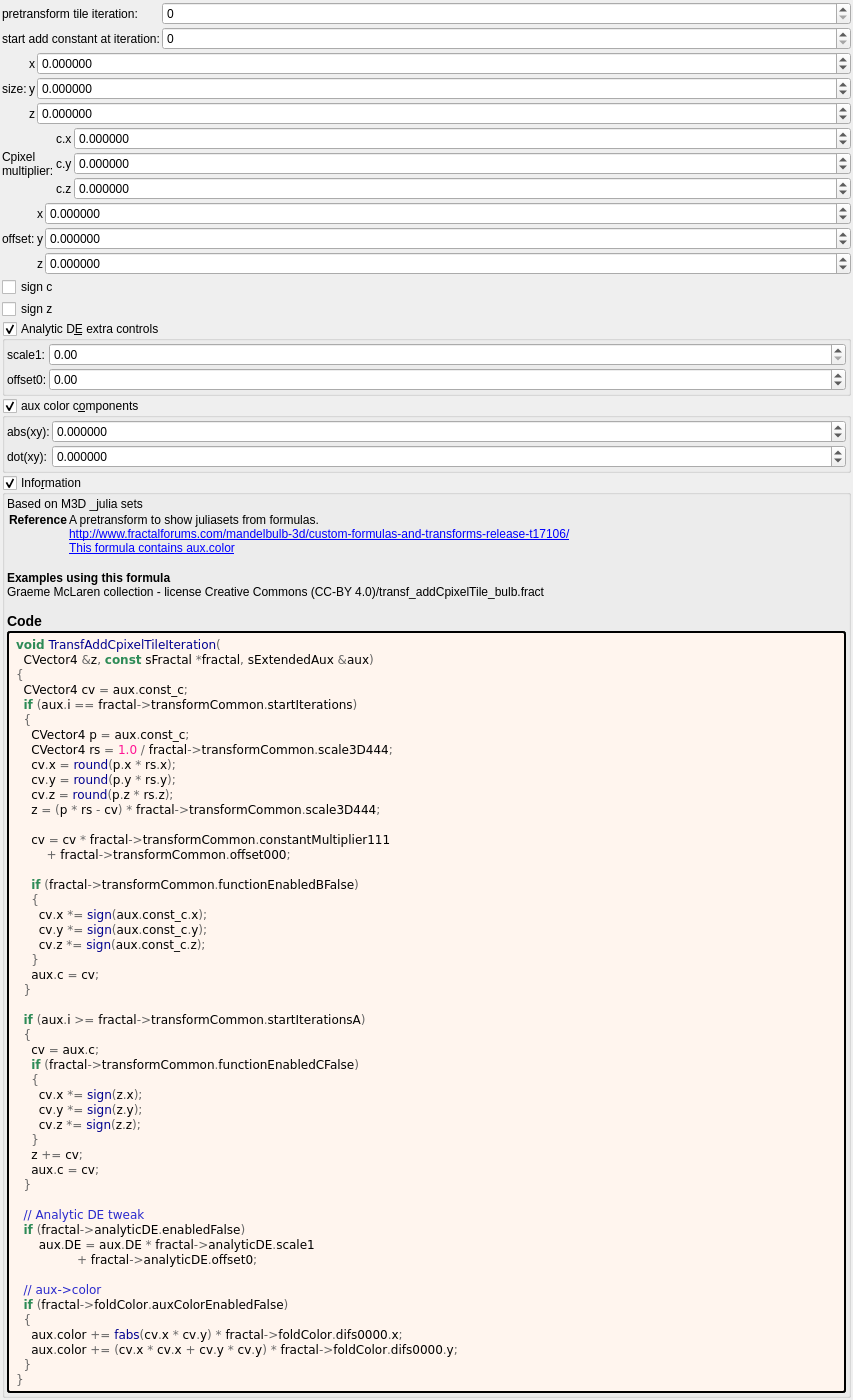
<?xml version="1.0" encoding="UTF-8"?>
<ui version="4.0">
 <class>transf_add_cpixel_tile</class>
 <widget class="QWidget" name="Form">
  <property name="geometry">
   <rect>
    <x>0</x>
    <y>0</y>
    <width>853</width>
    <height>1373</height>
   </rect>
  </property>
  <property name="windowTitle">
   <string notr="true">transf_add_cpixel_tile</string>
  </property>
  <layout class="QVBoxLayout" name="verticalLayout">
   <property name="spacing">
    <number>2</number>
   </property>
   <property name="leftMargin">
    <number>2</number>
   </property>
   <property name="topMargin">
    <number>2</number>
   </property>
   <property name="rightMargin">
    <number>2</number>
   </property>
   <property name="bottomMargin">
    <number>2</number>
   </property>
   <item>
    <layout class="QGridLayout" name="gridLayout_22" columnstretch="0,1">
     <property name="spacing">
      <number>2</number>
     </property>
     <item row="1" column="1">
      <widget class="MySpinBox" name="spinboxInt_transf_start_iterations">
       <property name="sizePolicy">
        <sizepolicy hsizetype="Minimum" vsizetype="Maximum">
         <horstretch>0</horstretch>
         <verstretch>0</verstretch>
        </sizepolicy>
       </property>
       <property name="minimum">
        <number>0</number>
       </property>
       <property name="maximum">
        <number>999</number>
       </property>
       <property name="value">
        <number>0</number>
       </property>
      </widget>
     </item>
     <item row="2" column="1">
      <widget class="MySpinBox" name="spinboxInt_transf_start_iterations_A">
       <property name="sizePolicy">
        <sizepolicy hsizetype="Minimum" vsizetype="Maximum">
         <horstretch>0</horstretch>
         <verstretch>0</verstretch>
        </sizepolicy>
       </property>
       <property name="minimum">
        <number>0</number>
       </property>
       <property name="maximum">
        <number>999</number>
       </property>
       <property name="value">
        <number>0</number>
       </property>
      </widget>
     </item>
     <item row="2" column="0">
      <widget class="QLabel" name="label_73">
       <property name="text">
        <string>start add constant at iteration:</string>
       </property>
      </widget>
     </item>
     <item row="1" column="0">
      <widget class="QLabel" name="label_72">
       <property name="text">
        <string>pretransform tile iteration:</string>
       </property>
      </widget>
     </item>
    </layout>
   </item>
   <item>
    <layout class="QGridLayout" name="gridLayout_17" columnstretch="0,0,1">
     <property name="spacing">
      <number>2</number>
     </property>
     <item row="2" column="2">
      <widget class="MyDoubleSpinBox" name="spinbox3_transf_scale3D_444_z">
       <property name="sizePolicy">
        <sizepolicy hsizetype="Minimum" vsizetype="Maximum">
         <horstretch>0</horstretch>
         <verstretch>0</verstretch>
        </sizepolicy>
       </property>
       <property name="prefix">
        <string/>
       </property>
       <property name="suffix">
        <string/>
       </property>
       <property name="decimals">
        <number>6</number>
       </property>
       <property name="minimum">
        <double>-100.000000000000000</double>
       </property>
       <property name="maximum">
        <double>100.000000000000000</double>
       </property>
       <property name="singleStep">
        <double>0.100000000000000</double>
       </property>
      </widget>
     </item>
     <item row="1" column="1">
      <widget class="QLabel" name="label_118">
       <property name="sizePolicy">
        <sizepolicy hsizetype="Preferred" vsizetype="Preferred">
         <horstretch>0</horstretch>
         <verstretch>0</verstretch>
        </sizepolicy>
       </property>
       <property name="text">
        <string notr="true">y</string>
       </property>
       <property name="alignment">
        <set>Qt::AlignRight|Qt::AlignTrailing|Qt::AlignVCenter</set>
       </property>
      </widget>
     </item>
     <item row="0" column="0" rowspan="3">
      <widget class="QLabel" name="label_16">
       <property name="text">
        <string>size:</string>
       </property>
      </widget>
     </item>
     <item row="0" column="1">
      <widget class="QLabel" name="label_119">
       <property name="sizePolicy">
        <sizepolicy hsizetype="Preferred" vsizetype="Preferred">
         <horstretch>0</horstretch>
         <verstretch>0</verstretch>
        </sizepolicy>
       </property>
       <property name="text">
        <string notr="true">x</string>
       </property>
       <property name="alignment">
        <set>Qt::AlignRight|Qt::AlignTrailing|Qt::AlignVCenter</set>
       </property>
      </widget>
     </item>
     <item row="0" column="2">
      <widget class="MyDoubleSpinBox" name="spinbox3_transf_scale3D_444_x">
       <property name="sizePolicy">
        <sizepolicy hsizetype="Minimum" vsizetype="Maximum">
         <horstretch>0</horstretch>
         <verstretch>0</verstretch>
        </sizepolicy>
       </property>
       <property name="prefix">
        <string/>
       </property>
       <property name="suffix">
        <string/>
       </property>
       <property name="decimals">
        <number>6</number>
       </property>
       <property name="minimum">
        <double>-100.000000000000000</double>
       </property>
       <property name="maximum">
        <double>100.000000000000000</double>
       </property>
       <property name="singleStep">
        <double>0.100000000000000</double>
       </property>
      </widget>
     </item>
     <item row="1" column="2">
      <widget class="MyDoubleSpinBox" name="spinbox3_transf_scale3D_444_y">
       <property name="sizePolicy">
        <sizepolicy hsizetype="Minimum" vsizetype="Maximum">
         <horstretch>0</horstretch>
         <verstretch>0</verstretch>
        </sizepolicy>
       </property>
       <property name="prefix">
        <string/>
       </property>
       <property name="suffix">
        <string/>
       </property>
       <property name="decimals">
        <number>6</number>
       </property>
       <property name="minimum">
        <double>-100.000000000000000</double>
       </property>
       <property name="maximum">
        <double>100.000000000000000</double>
       </property>
       <property name="singleStep">
        <double>0.100000000000000</double>
       </property>
      </widget>
     </item>
     <item row="2" column="1">
      <widget class="QLabel" name="label_120">
       <property name="sizePolicy">
        <sizepolicy hsizetype="Preferred" vsizetype="Preferred">
         <horstretch>0</horstretch>
         <verstretch>0</verstretch>
        </sizepolicy>
       </property>
       <property name="text">
        <string notr="true">z</string>
       </property>
       <property name="alignment">
        <set>Qt::AlignRight|Qt::AlignTrailing|Qt::AlignVCenter</set>
       </property>
      </widget>
     </item>
    </layout>
   </item>
   <item>
    <layout class="QGridLayout" name="gridLayout" columnstretch="0,0,1">
     <property name="spacing">
      <number>2</number>
     </property>
     <item row="1" column="2">
      <widget class="MyDoubleSpinBox" name="spinbox3_transf_constant_multiplier_111_y">
       <property name="sizePolicy">
        <sizepolicy hsizetype="Minimum" vsizetype="Maximum">
         <horstretch>0</horstretch>
         <verstretch>0</verstretch>
        </sizepolicy>
       </property>
       <property name="prefix">
        <string/>
       </property>
       <property name="suffix">
        <string/>
       </property>
       <property name="decimals">
        <number>6</number>
       </property>
       <property name="minimum">
        <double>-99.989999999999995</double>
       </property>
       <property name="maximum">
        <double>99.989999999999995</double>
       </property>
       <property name="singleStep">
        <double>0.100000000000000</double>
       </property>
      </widget>
     </item>
     <item row="0" column="1">
      <widget class="QLabel" name="label_109">
       <property name="text">
        <string notr="true">c.x</string>
       </property>
      </widget>
     </item>
     <item row="0" column="0" rowspan="3">
      <widget class="QLabel" name="label_108">
       <property name="text">
        <string>Cpixel
multiplier:</string>
       </property>
      </widget>
     </item>
     <item row="0" column="2">
      <widget class="MyDoubleSpinBox" name="spinbox3_transf_constant_multiplier_111_x">
       <property name="sizePolicy">
        <sizepolicy hsizetype="Minimum" vsizetype="Maximum">
         <horstretch>0</horstretch>
         <verstretch>0</verstretch>
        </sizepolicy>
       </property>
       <property name="prefix">
        <string/>
       </property>
       <property name="suffix">
        <string/>
       </property>
       <property name="decimals">
        <number>6</number>
       </property>
       <property name="minimum">
        <double>-99.989999999999995</double>
       </property>
       <property name="maximum">
        <double>99.989999999999995</double>
       </property>
       <property name="singleStep">
        <double>0.100000000000000</double>
       </property>
      </widget>
     </item>
     <item row="2" column="2">
      <widget class="MyDoubleSpinBox" name="spinbox3_transf_constant_multiplier_111_z">
       <property name="sizePolicy">
        <sizepolicy hsizetype="Minimum" vsizetype="Maximum">
         <horstretch>0</horstretch>
         <verstretch>0</verstretch>
        </sizepolicy>
       </property>
       <property name="prefix">
        <string/>
       </property>
       <property name="suffix">
        <string/>
       </property>
       <property name="decimals">
        <number>6</number>
       </property>
       <property name="minimum">
        <double>-99.989999999999995</double>
       </property>
       <property name="maximum">
        <double>99.989999999999995</double>
       </property>
       <property name="singleStep">
        <double>0.100000000000000</double>
       </property>
      </widget>
     </item>
     <item row="1" column="1">
      <widget class="QLabel" name="label_110">
       <property name="text">
        <string notr="true">c.y</string>
       </property>
      </widget>
     </item>
     <item row="2" column="1">
      <widget class="QLabel" name="label_111">
       <property name="text">
        <string notr="true">c.z</string>
       </property>
      </widget>
     </item>
    </layout>
   </item>
   <item>
    <layout class="QGridLayout" name="gridLayout_16" columnstretch="0,0,1">
     <property name="spacing">
      <number>2</number>
     </property>
     <item row="2" column="2">
      <widget class="MyDoubleSpinBox" name="spinbox3_transf_offset_000_z">
       <property name="sizePolicy">
        <sizepolicy hsizetype="Minimum" vsizetype="Maximum">
         <horstretch>0</horstretch>
         <verstretch>0</verstretch>
        </sizepolicy>
       </property>
       <property name="prefix">
        <string/>
       </property>
       <property name="suffix">
        <string/>
       </property>
       <property name="decimals">
        <number>6</number>
       </property>
       <property name="minimum">
        <double>-100.000000000000000</double>
       </property>
       <property name="maximum">
        <double>100.000000000000000</double>
       </property>
       <property name="singleStep">
        <double>0.100000000000000</double>
       </property>
      </widget>
     </item>
     <item row="1" column="1">
      <widget class="QLabel" name="label_116">
       <property name="sizePolicy">
        <sizepolicy hsizetype="Preferred" vsizetype="Preferred">
         <horstretch>0</horstretch>
         <verstretch>0</verstretch>
        </sizepolicy>
       </property>
       <property name="text">
        <string notr="true">y</string>
       </property>
       <property name="alignment">
        <set>Qt::AlignRight|Qt::AlignTrailing|Qt::AlignVCenter</set>
       </property>
      </widget>
     </item>
     <item row="0" column="0" rowspan="3">
      <widget class="QLabel" name="label_15">
       <property name="text">
        <string>offset:</string>
       </property>
      </widget>
     </item>
     <item row="0" column="1">
      <widget class="QLabel" name="label_115">
       <property name="sizePolicy">
        <sizepolicy hsizetype="Preferred" vsizetype="Preferred">
         <horstretch>0</horstretch>
         <verstretch>0</verstretch>
        </sizepolicy>
       </property>
       <property name="text">
        <string notr="true">x</string>
       </property>
       <property name="alignment">
        <set>Qt::AlignRight|Qt::AlignTrailing|Qt::AlignVCenter</set>
       </property>
      </widget>
     </item>
     <item row="0" column="2">
      <widget class="MyDoubleSpinBox" name="spinbox3_transf_offset_000_x">
       <property name="sizePolicy">
        <sizepolicy hsizetype="Minimum" vsizetype="Maximum">
         <horstretch>0</horstretch>
         <verstretch>0</verstretch>
        </sizepolicy>
       </property>
       <property name="prefix">
        <string/>
       </property>
       <property name="suffix">
        <string/>
       </property>
       <property name="decimals">
        <number>6</number>
       </property>
       <property name="minimum">
        <double>-100.000000000000000</double>
       </property>
       <property name="maximum">
        <double>100.000000000000000</double>
       </property>
       <property name="singleStep">
        <double>0.100000000000000</double>
       </property>
      </widget>
     </item>
     <item row="1" column="2">
      <widget class="MyDoubleSpinBox" name="spinbox3_transf_offset_000_y">
       <property name="sizePolicy">
        <sizepolicy hsizetype="Minimum" vsizetype="Maximum">
         <horstretch>0</horstretch>
         <verstretch>0</verstretch>
        </sizepolicy>
       </property>
       <property name="prefix">
        <string/>
       </property>
       <property name="suffix">
        <string/>
       </property>
       <property name="decimals">
        <number>6</number>
       </property>
       <property name="minimum">
        <double>-100.000000000000000</double>
       </property>
       <property name="maximum">
        <double>100.000000000000000</double>
       </property>
       <property name="singleStep">
        <double>0.100000000000000</double>
       </property>
      </widget>
     </item>
     <item row="2" column="1">
      <widget class="QLabel" name="label_117">
       <property name="sizePolicy">
        <sizepolicy hsizetype="Preferred" vsizetype="Preferred">
         <horstretch>0</horstretch>
         <verstretch>0</verstretch>
        </sizepolicy>
       </property>
       <property name="text">
        <string notr="true">z</string>
       </property>
       <property name="alignment">
        <set>Qt::AlignRight|Qt::AlignTrailing|Qt::AlignVCenter</set>
       </property>
      </widget>
     </item>
    </layout>
   </item>
   <item>
    <widget class="MyCheckBox" name="checkBox_transf_function_enabledB_false">
     <property name="text">
      <string>sign c</string>
     </property>
    </widget>
   </item>
   <item>
    <widget class="MyCheckBox" name="checkBox_transf_function_enabledC_false">
     <property name="text">
      <string>sign z</string>
     </property>
    </widget>
   </item>
   <item>
    <widget class="MyGroupBox" name="groupCheck_analyticDE_enabled_false">
     <property name="title">
      <string>Analytic D&amp;E extra controls</string>
     </property>
     <property name="checkable">
      <bool>true</bool>
     </property>
     <layout class="QVBoxLayout" name="verticalLayout_13" stretch="0">
      <property name="spacing">
       <number>2</number>
      </property>
      <property name="leftMargin">
       <number>2</number>
      </property>
      <property name="topMargin">
       <number>2</number>
      </property>
      <property name="rightMargin">
       <number>2</number>
      </property>
      <property name="bottomMargin">
       <number>2</number>
      </property>
      <item>
       <layout class="QGridLayout" name="gridLayout_27" columnstretch="0,0,1">
        <property name="spacing">
         <number>2</number>
        </property>
        <item row="1" column="1">
         <widget class="QLabel" name="label_177">
          <property name="text">
           <string>offset0:</string>
          </property>
         </widget>
        </item>
        <item row="0" column="1">
         <widget class="QLabel" name="label_182">
          <property name="text">
           <string>scale1:</string>
          </property>
         </widget>
        </item>
        <item row="0" column="2">
         <widget class="MyDoubleSpinBox" name="spinbox_analyticDE_scale_1">
          <property name="sizePolicy">
           <sizepolicy hsizetype="Minimum" vsizetype="Maximum">
            <horstretch>0</horstretch>
            <verstretch>0</verstretch>
           </sizepolicy>
          </property>
          <property name="prefix">
           <string/>
          </property>
          <property name="suffix">
           <string/>
          </property>
          <property name="decimals">
           <number>2</number>
          </property>
          <property name="minimum">
           <double>0.000000000000000</double>
          </property>
          <property name="maximum">
           <double>99.989999999999995</double>
          </property>
          <property name="singleStep">
           <double>0.100000000000000</double>
          </property>
         </widget>
        </item>
        <item row="1" column="2">
         <widget class="MyDoubleSpinBox" name="spinbox_analyticDE_offset_0">
          <property name="sizePolicy">
           <sizepolicy hsizetype="Minimum" vsizetype="Maximum">
            <horstretch>0</horstretch>
            <verstretch>0</verstretch>
           </sizepolicy>
          </property>
          <property name="prefix">
           <string/>
          </property>
          <property name="suffix">
           <string/>
          </property>
          <property name="decimals">
           <number>2</number>
          </property>
          <property name="minimum">
           <double>-99.989999999999995</double>
          </property>
          <property name="maximum">
           <double>99.989999999999995</double>
          </property>
          <property name="singleStep">
           <double>0.100000000000000</double>
          </property>
         </widget>
        </item>
       </layout>
      </item>
     </layout>
    </widget>
   </item>
   <item>
    <widget class="MyGroupBox" name="groupCheck_fold_color_aux_color_enabled_false">
     <property name="title">
      <string>aux color c&amp;omponents</string>
     </property>
     <property name="checkable">
      <bool>true</bool>
     </property>
     <layout class="QVBoxLayout" name="verticalLayout_11">
      <property name="leftMargin">
       <number>2</number>
      </property>
      <property name="topMargin">
       <number>2</number>
      </property>
      <property name="rightMargin">
       <number>2</number>
      </property>
      <property name="bottomMargin">
       <number>2</number>
      </property>
      <item>
       <layout class="QGridLayout" name="gridLayout_21" columnstretch="0,1">
        <property name="spacing">
         <number>2</number>
        </property>
        <item row="1" column="0">
         <widget class="QLabel" name="label_53">
          <property name="text">
           <string>abs(xy):</string>
          </property>
         </widget>
        </item>
        <item row="2" column="1">
         <widget class="MyDoubleSpinBox" name="spinbox4_fold_color_difs_0000_y">
          <property name="sizePolicy">
           <sizepolicy hsizetype="Minimum" vsizetype="Maximum">
            <horstretch>0</horstretch>
            <verstretch>0</verstretch>
           </sizepolicy>
          </property>
          <property name="prefix">
           <string/>
          </property>
          <property name="suffix">
           <string/>
          </property>
          <property name="decimals">
           <number>6</number>
          </property>
          <property name="minimum">
           <double>-100.000000000000000</double>
          </property>
          <property name="maximum">
           <double>100.000000000000000</double>
          </property>
          <property name="singleStep">
           <double>0.100000000000000</double>
          </property>
         </widget>
        </item>
        <item row="2" column="0">
         <widget class="QLabel" name="label_55">
          <property name="text">
           <string>dot(xy):</string>
          </property>
         </widget>
        </item>
        <item row="1" column="1">
         <widget class="MyDoubleSpinBox" name="spinbox4_fold_color_difs_0000_x">
          <property name="sizePolicy">
           <sizepolicy hsizetype="Minimum" vsizetype="Maximum">
            <horstretch>0</horstretch>
            <verstretch>0</verstretch>
           </sizepolicy>
          </property>
          <property name="prefix">
           <string/>
          </property>
          <property name="suffix">
           <string/>
          </property>
          <property name="decimals">
           <number>6</number>
          </property>
          <property name="minimum">
           <double>-100.000000000000000</double>
          </property>
          <property name="maximum">
           <double>100.000000000000000</double>
          </property>
          <property name="singleStep">
           <double>0.100000000000000</double>
          </property>
         </widget>
        </item>
       </layout>
      </item>
     </layout>
    </widget>
   </item>
   <item>
    <widget class="MyGroupBox" name="groupCheck_info">
     <property name="title">
      <string>Info&amp;rmation</string>
     </property>
     <property name="flat">
      <bool>false</bool>
     </property>
     <property name="checkable">
      <bool>true</bool>
     </property>
     <layout class="QVBoxLayout" name="verticalLayout_2">
      <property name="spacing">
       <number>2</number>
      </property>
      <property name="leftMargin">
       <number>2</number>
      </property>
      <property name="topMargin">
       <number>2</number>
      </property>
      <property name="rightMargin">
       <number>2</number>
      </property>
      <property name="bottomMargin">
       <number>2</number>
      </property>
      <item>
       <widget class="QLabel" name="label_information_general">
        <property name="text">
         <string notr="true">&lt;p&gt;Based on M3D _julia sets&lt;/p&gt;&lt;table&gt;
&lt;tr&gt;&lt;th&gt;Reference&lt;/th&gt;&lt;td&gt;&lt;a href=&quot;A pretransform to show juliasets from formulas.&quot;&gt;A pretransform to show juliasets from formulas.&lt;br&gt;
&lt;a href=&quot;http://www.fractalforums.com/mandelbulb-3d/custom-formulas-and-transforms-release-t17106/&quot;&gt;http://www.fractalforums.com/mandelbulb-3d/custom-formulas-and-transforms-release-t17106/&lt;br&gt;
&lt;a href=&quot;This formula contains aux.color&quot;&gt;This formula contains aux.color&lt;br&gt;
&lt;/td&gt;&lt;/tr&gt;
&lt;/table&gt;
&lt;br&gt;&lt;b&gt;Examples using this formula&lt;/b&gt;&lt;br&gt;Graeme McLaren  collection - license Creative Commons  (CC-BY 4.0)/transf_addCpixelTile_bulb.fract&lt;h3&gt;Code&lt;/h3&gt;</string>
        </property>
        <property name="wordWrap">
         <bool>true</bool>
        </property>
        <property name="openExternalLinks">
         <bool>true</bool>
        </property>
        <property name="textInteractionFlags">
         <set>Qt::LinksAccessibleByMouse|Qt::TextSelectableByMouse</set>
        </property>
       </widget>
      </item>
      <item>
       <widget class="QLabel" name="label_code_content">
        <property name="styleSheet">
         <string notr="true">border-style: outset; border-width: 2px; border-radius: 3px; border-color: black; background-color: #fff5ee; padding: 4px;</string>
        </property>
        <property name="text">
         <string notr="true">&lt;body style=&quot;background-color:#fff5ee&quot;&gt;
&lt;pre style=&quot;color:#000000; background-color:#fff5ee;  font-family:&#039;Courier New&#039;,monospace;&quot;&gt;&lt;span style=&quot;color:#2e8b57; font-weight:bold&quot;&gt;void&lt;/span&gt; &lt;span style=&quot;color:#00008f&quot;&gt;TransfAddCpixelTileIteration&lt;/span&gt;&lt;span style=&quot;color:#676767&quot;&gt;(&lt;/span&gt;
  CVector4 &lt;span style=&quot;color:#676767&quot;&gt;&amp;amp;&lt;/span&gt;z&lt;span style=&quot;color:#676767&quot;&gt;,&lt;/span&gt; &lt;span style=&quot;color:#2e8b57; font-weight:bold&quot;&gt;const&lt;/span&gt; sFractal &lt;span style=&quot;color:#676767&quot;&gt;*&lt;/span&gt;fractal&lt;span style=&quot;color:#676767&quot;&gt;,&lt;/span&gt; sExtendedAux &lt;span style=&quot;color:#676767&quot;&gt;&amp;amp;&lt;/span&gt;aux&lt;span style=&quot;color:#676767&quot;&gt;)&lt;/span&gt;
&lt;span style=&quot;color:#676767&quot;&gt;{&lt;/span&gt;
  CVector4 cv &lt;span style=&quot;color:#676767&quot;&gt;=&lt;/span&gt; aux&lt;span style=&quot;color:#676767&quot;&gt;.&lt;/span&gt;const_c&lt;span style=&quot;color:#676767&quot;&gt;;&lt;/span&gt;
  &lt;span style=&quot;color:#2e8b57; font-weight:bold&quot;&gt;if&lt;/span&gt; &lt;span style=&quot;color:#676767&quot;&gt;(&lt;/span&gt;aux&lt;span style=&quot;color:#676767&quot;&gt;.&lt;/span&gt;i &lt;span style=&quot;color:#676767&quot;&gt;==&lt;/span&gt; fractal&lt;span style=&quot;color:#676767&quot;&gt;-&amp;gt;&lt;/span&gt;transformCommon&lt;span style=&quot;color:#676767&quot;&gt;.&lt;/span&gt;startIterations&lt;span style=&quot;color:#676767&quot;&gt;)&lt;/span&gt;
  &lt;span style=&quot;color:#676767&quot;&gt;{&lt;/span&gt;
    CVector4 p &lt;span style=&quot;color:#676767&quot;&gt;=&lt;/span&gt; aux&lt;span style=&quot;color:#676767&quot;&gt;.&lt;/span&gt;const_c&lt;span style=&quot;color:#676767&quot;&gt;;&lt;/span&gt;
    CVector4 rs &lt;span style=&quot;color:#676767&quot;&gt;=&lt;/span&gt; &lt;span style=&quot;color:#ff1493&quot;&gt;1.0&lt;/span&gt; &lt;span style=&quot;color:#676767&quot;&gt;/&lt;/span&gt; fractal&lt;span style=&quot;color:#676767&quot;&gt;-&amp;gt;&lt;/span&gt;transformCommon&lt;span style=&quot;color:#676767&quot;&gt;.&lt;/span&gt;scale3D444&lt;span style=&quot;color:#676767&quot;&gt;;&lt;/span&gt;
    cv&lt;span style=&quot;color:#676767&quot;&gt;.&lt;/span&gt;x &lt;span style=&quot;color:#676767&quot;&gt;=&lt;/span&gt; &lt;span style=&quot;color:#00008f&quot;&gt;round&lt;/span&gt;&lt;span style=&quot;color:#676767&quot;&gt;(&lt;/span&gt;p&lt;span style=&quot;color:#676767&quot;&gt;.&lt;/span&gt;x &lt;span style=&quot;color:#676767&quot;&gt;*&lt;/span&gt; rs&lt;span style=&quot;color:#676767&quot;&gt;.&lt;/span&gt;x&lt;span style=&quot;color:#676767&quot;&gt;);&lt;/span&gt;
    cv&lt;span style=&quot;color:#676767&quot;&gt;.&lt;/span&gt;y &lt;span style=&quot;color:#676767&quot;&gt;=&lt;/span&gt; &lt;span style=&quot;color:#00008f&quot;&gt;round&lt;/span&gt;&lt;span style=&quot;color:#676767&quot;&gt;(&lt;/span&gt;p&lt;span style=&quot;color:#676767&quot;&gt;.&lt;/span&gt;y &lt;span style=&quot;color:#676767&quot;&gt;*&lt;/span&gt; rs&lt;span style=&quot;color:#676767&quot;&gt;.&lt;/span&gt;y&lt;span style=&quot;color:#676767&quot;&gt;);&lt;/span&gt;
    cv&lt;span style=&quot;color:#676767&quot;&gt;.&lt;/span&gt;z &lt;span style=&quot;color:#676767&quot;&gt;=&lt;/span&gt; &lt;span style=&quot;color:#00008f&quot;&gt;round&lt;/span&gt;&lt;span style=&quot;color:#676767&quot;&gt;(&lt;/span&gt;p&lt;span style=&quot;color:#676767&quot;&gt;.&lt;/span&gt;z &lt;span style=&quot;color:#676767&quot;&gt;*&lt;/span&gt; rs&lt;span style=&quot;color:#676767&quot;&gt;.&lt;/span&gt;z&lt;span style=&quot;color:#676767&quot;&gt;);&lt;/span&gt;
    z &lt;span style=&quot;color:#676767&quot;&gt;= (&lt;/span&gt;p &lt;span style=&quot;color:#676767&quot;&gt;*&lt;/span&gt; rs &lt;span style=&quot;color:#676767&quot;&gt;-&lt;/span&gt; cv&lt;span style=&quot;color:#676767&quot;&gt;) *&lt;/span&gt; fractal&lt;span style=&quot;color:#676767&quot;&gt;-&amp;gt;&lt;/span&gt;transformCommon&lt;span style=&quot;color:#676767&quot;&gt;.&lt;/span&gt;scale3D444&lt;span style=&quot;color:#676767&quot;&gt;;&lt;/span&gt;

    cv &lt;span style=&quot;color:#676767&quot;&gt;=&lt;/span&gt; cv &lt;span style=&quot;color:#676767&quot;&gt;*&lt;/span&gt; fractal&lt;span style=&quot;color:#676767&quot;&gt;-&amp;gt;&lt;/span&gt;transformCommon&lt;span style=&quot;color:#676767&quot;&gt;.&lt;/span&gt;constantMultiplier111
        &lt;span style=&quot;color:#676767&quot;&gt;+&lt;/span&gt; fractal&lt;span style=&quot;color:#676767&quot;&gt;-&amp;gt;&lt;/span&gt;transformCommon&lt;span style=&quot;color:#676767&quot;&gt;.&lt;/span&gt;offset000&lt;span style=&quot;color:#676767&quot;&gt;;&lt;/span&gt;

    &lt;span style=&quot;color:#2e8b57; font-weight:bold&quot;&gt;if&lt;/span&gt; &lt;span style=&quot;color:#676767&quot;&gt;(&lt;/span&gt;fractal&lt;span style=&quot;color:#676767&quot;&gt;-&amp;gt;&lt;/span&gt;transformCommon&lt;span style=&quot;color:#676767&quot;&gt;.&lt;/span&gt;functionEnabledBFalse&lt;span style=&quot;color:#676767&quot;&gt;)&lt;/span&gt;
    &lt;span style=&quot;color:#676767&quot;&gt;{&lt;/span&gt;
      cv&lt;span style=&quot;color:#676767&quot;&gt;.&lt;/span&gt;x &lt;span style=&quot;color:#676767&quot;&gt;*=&lt;/span&gt; &lt;span style=&quot;color:#00008f&quot;&gt;sign&lt;/span&gt;&lt;span style=&quot;color:#676767&quot;&gt;(&lt;/span&gt;aux&lt;span style=&quot;color:#676767&quot;&gt;.&lt;/span&gt;const_c&lt;span style=&quot;color:#676767&quot;&gt;.&lt;/span&gt;x&lt;span style=&quot;color:#676767&quot;&gt;);&lt;/span&gt;
      cv&lt;span style=&quot;color:#676767&quot;&gt;.&lt;/span&gt;y &lt;span style=&quot;color:#676767&quot;&gt;*=&lt;/span&gt; &lt;span style=&quot;color:#00008f&quot;&gt;sign&lt;/span&gt;&lt;span style=&quot;color:#676767&quot;&gt;(&lt;/span&gt;aux&lt;span style=&quot;color:#676767&quot;&gt;.&lt;/span&gt;const_c&lt;span style=&quot;color:#676767&quot;&gt;.&lt;/span&gt;y&lt;span style=&quot;color:#676767&quot;&gt;);&lt;/span&gt;
      cv&lt;span style=&quot;color:#676767&quot;&gt;.&lt;/span&gt;z &lt;span style=&quot;color:#676767&quot;&gt;*=&lt;/span&gt; &lt;span style=&quot;color:#00008f&quot;&gt;sign&lt;/span&gt;&lt;span style=&quot;color:#676767&quot;&gt;(&lt;/span&gt;aux&lt;span style=&quot;color:#676767&quot;&gt;.&lt;/span&gt;const_c&lt;span style=&quot;color:#676767&quot;&gt;.&lt;/span&gt;z&lt;span style=&quot;color:#676767&quot;&gt;);&lt;/span&gt;
    &lt;span style=&quot;color:#676767&quot;&gt;}&lt;/span&gt;
    aux&lt;span style=&quot;color:#676767&quot;&gt;.&lt;/span&gt;c &lt;span style=&quot;color:#676767&quot;&gt;=&lt;/span&gt; cv&lt;span style=&quot;color:#676767&quot;&gt;;&lt;/span&gt;
  &lt;span style=&quot;color:#676767&quot;&gt;}&lt;/span&gt;

  &lt;span style=&quot;color:#2e8b57; font-weight:bold&quot;&gt;if&lt;/span&gt; &lt;span style=&quot;color:#676767&quot;&gt;(&lt;/span&gt;aux&lt;span style=&quot;color:#676767&quot;&gt;.&lt;/span&gt;i &lt;span style=&quot;color:#676767&quot;&gt;&amp;gt;=&lt;/span&gt; fractal&lt;span style=&quot;color:#676767&quot;&gt;-&amp;gt;&lt;/span&gt;transformCommon&lt;span style=&quot;color:#676767&quot;&gt;.&lt;/span&gt;startIterationsA&lt;span style=&quot;color:#676767&quot;&gt;)&lt;/span&gt;
  &lt;span style=&quot;color:#676767&quot;&gt;{&lt;/span&gt;
    cv &lt;span style=&quot;color:#676767&quot;&gt;=&lt;/span&gt; aux&lt;span style=&quot;color:#676767&quot;&gt;.&lt;/span&gt;c&lt;span style=&quot;color:#676767&quot;&gt;;&lt;/span&gt;
    &lt;span style=&quot;color:#2e8b57; font-weight:bold&quot;&gt;if&lt;/span&gt; &lt;span style=&quot;color:#676767&quot;&gt;(&lt;/span&gt;fractal&lt;span style=&quot;color:#676767&quot;&gt;-&amp;gt;&lt;/span&gt;transformCommon&lt;span style=&quot;color:#676767&quot;&gt;.&lt;/span&gt;functionEnabledCFalse&lt;span style=&quot;color:#676767&quot;&gt;)&lt;/span&gt;
    &lt;span style=&quot;color:#676767&quot;&gt;{&lt;/span&gt;
      cv&lt;span style=&quot;color:#676767&quot;&gt;.&lt;/span&gt;x &lt;span style=&quot;color:#676767&quot;&gt;*=&lt;/span&gt; &lt;span style=&quot;color:#00008f&quot;&gt;sign&lt;/span&gt;&lt;span style=&quot;color:#676767&quot;&gt;(&lt;/span&gt;z&lt;span style=&quot;color:#676767&quot;&gt;.&lt;/span&gt;x&lt;span style=&quot;color:#676767&quot;&gt;);&lt;/span&gt;
      cv&lt;span style=&quot;color:#676767&quot;&gt;.&lt;/span&gt;y &lt;span style=&quot;color:#676767&quot;&gt;*=&lt;/span&gt; &lt;span style=&quot;color:#00008f&quot;&gt;sign&lt;/span&gt;&lt;span style=&quot;color:#676767&quot;&gt;(&lt;/span&gt;z&lt;span style=&quot;color:#676767&quot;&gt;.&lt;/span&gt;y&lt;span style=&quot;color:#676767&quot;&gt;);&lt;/span&gt;
      cv&lt;span style=&quot;color:#676767&quot;&gt;.&lt;/span&gt;z &lt;span style=&quot;color:#676767&quot;&gt;*=&lt;/span&gt; &lt;span style=&quot;color:#00008f&quot;&gt;sign&lt;/span&gt;&lt;span style=&quot;color:#676767&quot;&gt;(&lt;/span&gt;z&lt;span style=&quot;color:#676767&quot;&gt;.&lt;/span&gt;z&lt;span style=&quot;color:#676767&quot;&gt;);&lt;/span&gt;
    &lt;span style=&quot;color:#676767&quot;&gt;}&lt;/span&gt;
    z &lt;span style=&quot;color:#676767&quot;&gt;+=&lt;/span&gt; cv&lt;span style=&quot;color:#676767&quot;&gt;;&lt;/span&gt;
    aux&lt;span style=&quot;color:#676767&quot;&gt;.&lt;/span&gt;c &lt;span style=&quot;color:#676767&quot;&gt;=&lt;/span&gt; cv&lt;span style=&quot;color:#676767&quot;&gt;;&lt;/span&gt;
  &lt;span style=&quot;color:#676767&quot;&gt;}&lt;/span&gt;

  &lt;span style=&quot;color:#2929cc&quot;&gt;// Analytic DE tweak&lt;/span&gt;
  &lt;span style=&quot;color:#2e8b57; font-weight:bold&quot;&gt;if&lt;/span&gt; &lt;span style=&quot;color:#676767&quot;&gt;(&lt;/span&gt;fractal&lt;span style=&quot;color:#676767&quot;&gt;-&amp;gt;&lt;/span&gt;analyticDE&lt;span style=&quot;color:#676767&quot;&gt;.&lt;/span&gt;enabledFalse&lt;span style=&quot;color:#676767&quot;&gt;)&lt;/span&gt;
      aux&lt;span style=&quot;color:#676767&quot;&gt;.&lt;/span&gt;DE &lt;span style=&quot;color:#676767&quot;&gt;=&lt;/span&gt; aux&lt;span style=&quot;color:#676767&quot;&gt;.&lt;/span&gt;DE &lt;span style=&quot;color:#676767&quot;&gt;*&lt;/span&gt; fractal&lt;span style=&quot;color:#676767&quot;&gt;-&amp;gt;&lt;/span&gt;analyticDE&lt;span style=&quot;color:#676767&quot;&gt;.&lt;/span&gt;scale1
                &lt;span style=&quot;color:#676767&quot;&gt;+&lt;/span&gt; fractal&lt;span style=&quot;color:#676767&quot;&gt;-&amp;gt;&lt;/span&gt;analyticDE&lt;span style=&quot;color:#676767&quot;&gt;.&lt;/span&gt;offset0&lt;span style=&quot;color:#676767&quot;&gt;;&lt;/span&gt;

  &lt;span style=&quot;color:#2929cc&quot;&gt;// aux-&amp;gt;color&lt;/span&gt;
  &lt;span style=&quot;color:#2e8b57; font-weight:bold&quot;&gt;if&lt;/span&gt; &lt;span style=&quot;color:#676767&quot;&gt;(&lt;/span&gt;fractal&lt;span style=&quot;color:#676767&quot;&gt;-&amp;gt;&lt;/span&gt;foldColor&lt;span style=&quot;color:#676767&quot;&gt;.&lt;/span&gt;auxColorEnabledFalse&lt;span style=&quot;color:#676767&quot;&gt;)&lt;/span&gt;
  &lt;span style=&quot;color:#676767&quot;&gt;{&lt;/span&gt;
    aux&lt;span style=&quot;color:#676767&quot;&gt;.&lt;/span&gt;color &lt;span style=&quot;color:#676767&quot;&gt;+=&lt;/span&gt; &lt;span style=&quot;color:#00008f&quot;&gt;fabs&lt;/span&gt;&lt;span style=&quot;color:#676767&quot;&gt;(&lt;/span&gt;cv&lt;span style=&quot;color:#676767&quot;&gt;.&lt;/span&gt;x &lt;span style=&quot;color:#676767&quot;&gt;*&lt;/span&gt; cv&lt;span style=&quot;color:#676767&quot;&gt;.&lt;/span&gt;y&lt;span style=&quot;color:#676767&quot;&gt;) *&lt;/span&gt; fractal&lt;span style=&quot;color:#676767&quot;&gt;-&amp;gt;&lt;/span&gt;foldColor&lt;span style=&quot;color:#676767&quot;&gt;.&lt;/span&gt;difs0000&lt;span style=&quot;color:#676767&quot;&gt;.&lt;/span&gt;x&lt;span style=&quot;color:#676767&quot;&gt;;&lt;/span&gt;
    aux&lt;span style=&quot;color:#676767&quot;&gt;.&lt;/span&gt;color &lt;span style=&quot;color:#676767&quot;&gt;+= (&lt;/span&gt;cv&lt;span style=&quot;color:#676767&quot;&gt;.&lt;/span&gt;x &lt;span style=&quot;color:#676767&quot;&gt;*&lt;/span&gt; cv&lt;span style=&quot;color:#676767&quot;&gt;.&lt;/span&gt;x &lt;span style=&quot;color:#676767&quot;&gt;+&lt;/span&gt; cv&lt;span style=&quot;color:#676767&quot;&gt;.&lt;/span&gt;y &lt;span style=&quot;color:#676767&quot;&gt;*&lt;/span&gt; cv&lt;span style=&quot;color:#676767&quot;&gt;.&lt;/span&gt;y&lt;span style=&quot;color:#676767&quot;&gt;) *&lt;/span&gt; fractal&lt;span style=&quot;color:#676767&quot;&gt;-&amp;gt;&lt;/span&gt;foldColor&lt;span style=&quot;color:#676767&quot;&gt;.&lt;/span&gt;difs0000&lt;span style=&quot;color:#676767&quot;&gt;.&lt;/span&gt;y&lt;span style=&quot;color:#676767&quot;&gt;;&lt;/span&gt;
  &lt;span style=&quot;color:#676767&quot;&gt;}&lt;/span&gt;
&lt;span style=&quot;color:#676767&quot;&gt;}&lt;/span&gt;
&lt;/pre&gt;
&lt;/body&gt;</string>
        </property>
        <property name="wordWrap">
         <bool>true</bool>
        </property>
        <property name="openExternalLinks">
         <bool>true</bool>
        </property>
        <property name="textInteractionFlags">
         <set>Qt::LinksAccessibleByMouse|Qt::TextSelectableByMouse</set>
        </property>
       </widget>
      </item>
     </layout>
    </widget>
   </item>
   <item>
    <spacer name="verticalSpacer">
     <property name="orientation">
      <enum>Qt::Vertical</enum>
     </property>
     <property name="sizeHint" stdset="0">
      <size>
       <width>20</width>
       <height>40</height>
      </size>
     </property>
    </spacer>
   </item>
  </layout>
 </widget>
 <customwidgets>
  <customwidget>
   <class>MyGroupBox</class>
   <extends>QGroupBox</extends>
   <header>my_group_box.h</header>
   <container>1</container>
  </customwidget>
  <customwidget>
   <class>MyDoubleSpinBox</class>
   <extends>QDoubleSpinBox</extends>
   <header>my_double_spin_box.h</header>
  </customwidget>
  <customwidget>
   <class>MyCheckBox</class>
   <extends>QCheckBox</extends>
   <header>my_check_box.h</header>
  </customwidget>
  <customwidget>
   <class>MySpinBox</class>
   <extends>QSpinBox</extends>
   <header>my_spin_box.h</header>
  </customwidget>
 </customwidgets>
 <tabstops>
  <tabstop>spinbox3_transf_offset_000_x</tabstop>
  <tabstop>spinbox3_transf_offset_000_y</tabstop>
  <tabstop>spinbox3_transf_offset_000_z</tabstop>
  <tabstop>groupCheck_info</tabstop>
 </tabstops>
 <resources/>
 <connections/>
</ui>
